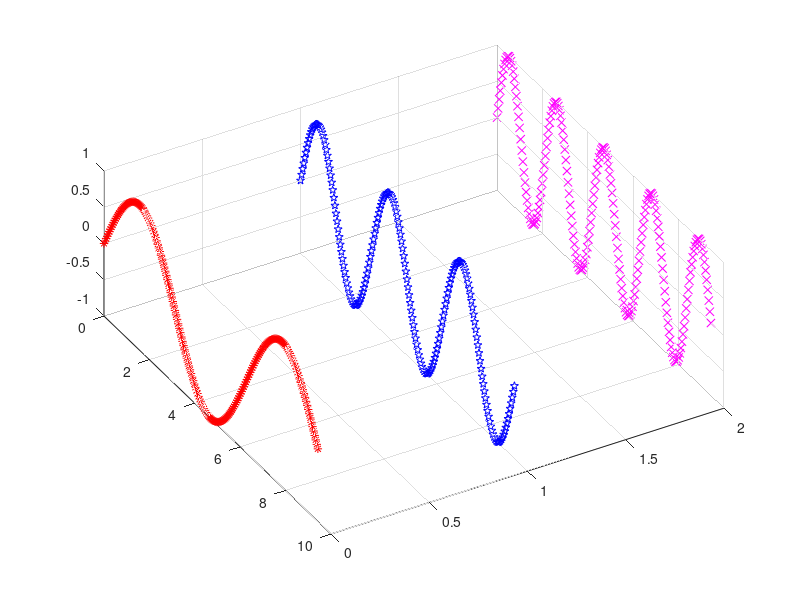

Source code (MATLAB):
figure
x=linspace(0,3*pi,200)
z1=sin(x)
z2=sin(2*x)
z3=sin(3*x)
y1=zeros(size(x))
y2=ones(size(x))
y3=y2*2;
plot3(x,y1,z1,'r*',x,y2,z2,'bp',x,y3,z3,'mx')
grid on
view(60,60)